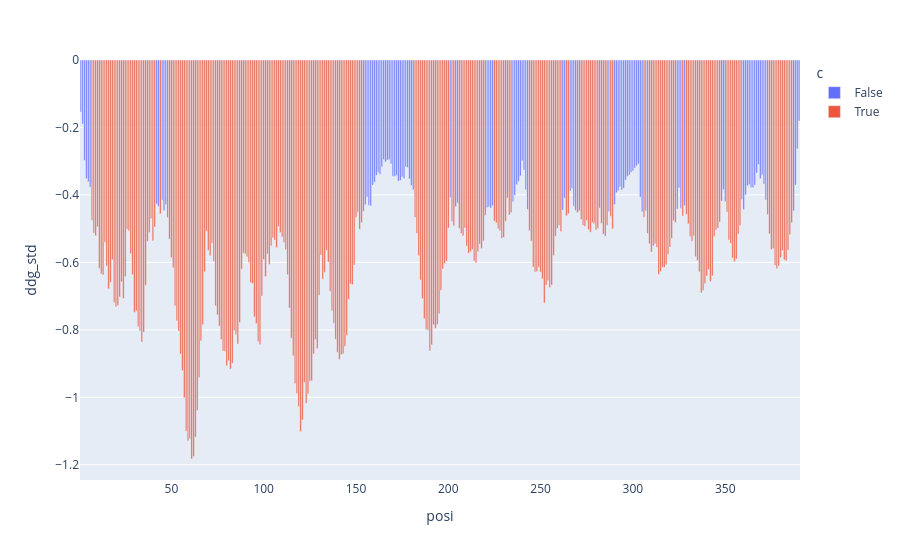

Source (notebook cell):
### Code cell
_data = data.groupby(['posi']).apply(
    lambda x: (x['stability_ddg'].mean() - x['stability_ddg'].std()) 
).rename('ddg_std').reset_index()

def sliding_window_average(data, window_size):
    if window_size <= 0:
        raise ValueError("Window size must be positive")
    if len(data) < window_size:
        raise ValueError("Data length must be greater than or equal to window size")

    window = np.ones(window_size) / window_size
    result = np.convolve(data, window, mode='same')
    
    return result
    
_data['ddg_std'] = sliding_window_average(_data['ddg_std'], 7)

_data['c'] = _data['ddg_std'] < -0.45
px.bar(_data,
      x='posi', y='ddg_std', color='c'
      )

### Figure 1 — Plotly figure (JSON) as saved in the notebook; plotly's stock layout.template omitted (floating-point values rounded to 4 significant figures; data arrays with more than 128 entries replaced by an {"elided": "..."} marker saying what was removed)
{"data": [{"alignmentgroup": "True", "hovertemplate": "c=False<br>posi=%{x}<br>ddg_std=%{y}<extra></extra>", "legendgroup": "False", "marker": {"color": "#636efa", "pattern": {"shape": ""}}, "name": "False", "offsetgroup": "False", "orientation": "v", "showlegend": true, "textposition": "auto", "type": "bar", "x": [1, 2, 3, 4, 5, 6, 42, 43, 45, 46, 47, 154, 155, 156, 157, 158, 159, 160, 161, 162, 163, 164, 165, 166, 167, 168, 169, 170, 171, 172, 173, 174, 175, 176, 177, 178, 179, 180, 181, 201, 204, 205, 221, 222, 223, 224, 232, 235, 236, 237, 238, 239, 240, 241, 242, 243, 262, 263, 266, 267, 268, 269, 271, 282, 287, 290, 291, 292, 293, 294, 295, 296, 297, 298, 299, 300, 301, 302, 303, 304, 305, 307, 324, 325, 326, 328, 348, 349, 350, 359, 360, 361, 362, 363, 364, 365, 366, 367, 368, 369, 370, 371, 372, 387, 388, 389, 390], "xaxis": "x", "y": [-0.1539, -0.1894, -0.2975, -0.3513, -0.3609, -0.3762, -0.4265, -0.4335, -0.4152, -0.4461, -0.4286, -0.4485, -0.4283, -0.4065, -0.4303, -0.432, -0.3705, -0.3622, -0.3418, -0.3326, -0.339, -0.3164, -0.2951, -0.3021, -0.2966, -0.2946, -0.3084, -0.3446, -0.3443, -0.3418, -0.3589, -0.3569, -0.3459, -0.3514, -0.3172, -0.3184, -0.3527, -0.3719, -0.3844, -0.4078, -0.4343, -0.4241, -0.4376, -0.4352, -0.4389, -0.4313, -0.409, -0.4203, -0.401, -0.3693, -0.3593, -0.3435, -0.2987, -0.326, -0.3849, -0.4434, -0.4451, -0.4092, -0.3884, -0.3802, -0.4335, -0.4458, -0.4467, -0.4388, -0.4488, -0.4285, -0.3934, -0.3869, -0.3757, -0.3854, -0.3797, -0.356, -0.3446, -0.3407, -0.3328, -0.3283, -0.3202, -0.3137, -0.3079, -0.4066, -0.4499, -0.4471, -0.4416, -0.3791, -0.4392, -0.4314, -0.4179, -0.384, -0.4192, -0.4137, -0.4435, -0.3998, -0.373, -0.3694, -0.3781, -0.3779, -0.3707, -0.3349, -0.3101, -0.3518, -0.3398, -0.3675, -0.4149, -0.447, -0.3707, -0.2632, -0.1806], "yaxis": "y"}, {"alignmentgroup": "True", "hovertemplate": "c=True<br>posi=%{x}<br>ddg_std=%{y}<extra></extra>", "legendgroup": "True", "marker": {"color": "#EF553B", "pattern": {"shape": ""}}, "name": "True", "offsetgroup": "True", "orientation": "v", "showlegend": true, "textposition": "auto", "type": "bar", "x": {"elided": "283 int values"}, "xaxis": "x", "y": {"elided": "283 float values"}, "yaxis": "y"}], "layout": {"barmode": "relative", "legend": {"title": {"text": "c"}, "tracegroupgap": 0}, "margin": {"t": 60}, "xaxis": {"anchor": "y", "domain": [0, 1], "title": {"text": "posi"}}, "yaxis": {"anchor": "x", "domain": [0, 1], "title": {"text": "ddg_std"}}}}
